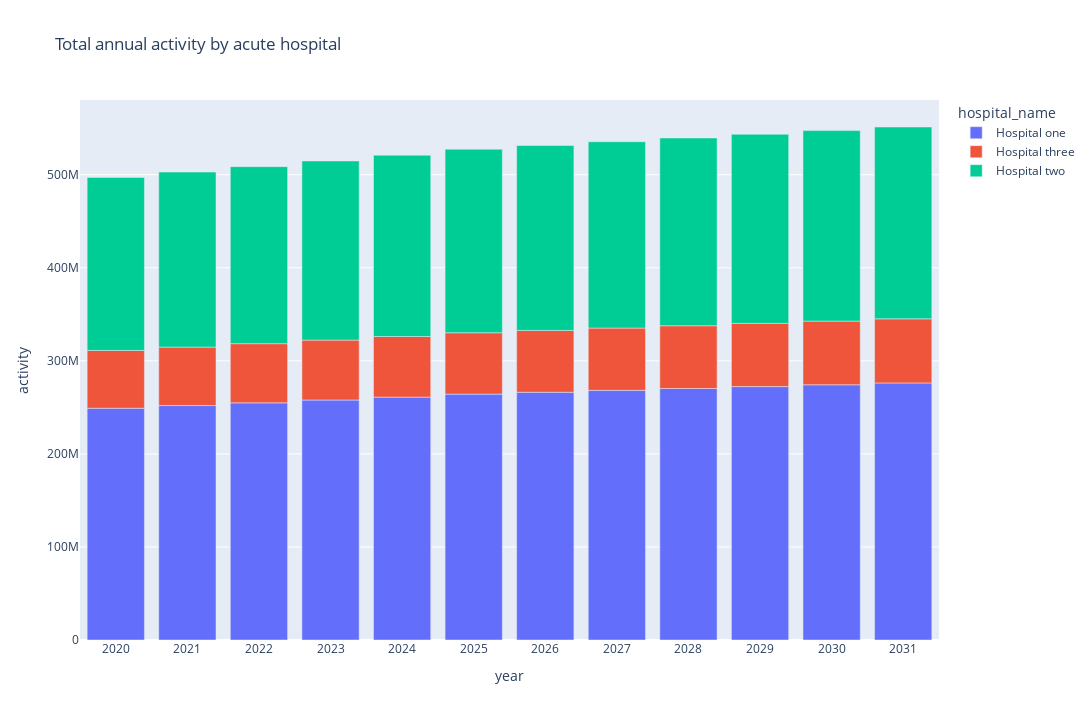

Notebook code cell kept with this figure:
### Code cell
px.bar(
    cf.groupby(["year", "hospital_name"], as_index=False).agg({"activity":"sum"}),
    x="year",
    y="activity",
    color="hospital_name",
    height=720,
    width=1280,
    title="Total annual activity by acute hospital"
)

### Figure 1 — Plotly figure (JSON) as saved in the notebook; plotly's stock layout.template omitted (floating-point values rounded to 4 significant figures)
{"data": [{"alignmentgroup": "True", "hovertemplate": "hospital_name=Hospital one<br>year=%{x}<br>activity=%{y}<extra></extra>", "legendgroup": "Hospital one", "marker": {"color": "#636efa", "pattern": {"shape": ""}}, "name": "Hospital one", "offsetgroup": "Hospital one", "orientation": "v", "showlegend": true, "textposition": "auto", "type": "bar", "x": ["2020", "2021", "2022", "2023", "2024", "2025", "2026", "2027", "2028", "2029", "2030", "2031"], "xaxis": "x", "y": [249051014, 251900000.0, 254900000.0, 257900000.0, 261000000.0, 264200000.0, 266200000.0, 268300000.0, 270300000.0, 272300000.0, 274300000.0, 276200000.0], "yaxis": "y"}, {"alignmentgroup": "True", "hovertemplate": "hospital_name=Hospital three<br>year=%{x}<br>activity=%{y}<extra></extra>", "legendgroup": "Hospital three", "marker": {"color": "#EF553B", "pattern": {"shape": ""}}, "name": "Hospital three", "offsetgroup": "Hospital three", "orientation": "v", "showlegend": true, "textposition": "auto", "type": "bar", "x": ["2020", "2021", "2022", "2023", "2024", "2025", "2026", "2027", "2028", "2029", "2030", "2031"], "xaxis": "x", "y": [62112791, 62840000.0, 63590000.0, 64370000.0, 65140000.0, 65950000.0, 66440000.0, 66930000.0, 67420000.0, 67920000.0, 68410000.0, 68890000.0], "yaxis": "y"}, {"alignmentgroup": "True", "hovertemplate": "hospital_name=Hospital two<br>year=%{x}<br>activity=%{y}<extra></extra>", "legendgroup": "Hospital two", "marker": {"color": "#00cc96", "pattern": {"shape": ""}}, "name": "Hospital two", "offsetgroup": "Hospital two", "orientation": "v", "showlegend": true, "textposition": "auto", "type": "bar", "x": ["2020", "2021", "2022", "2023", "2024", "2025", "2026", "2027", "2028", "2029", "2030", "2031"], "xaxis": "x", "y": [185911965, 188000000.0, 190200000.0, 192500000.0, 194800000.0, 197200000.0, 198700000.0, 200200000.0, 201700000.0, 203200000.0, 204700000.0, 206200000.0], "yaxis": "y"}], "layout": {"barmode": "relative", "height": 720, "legend": {"title": {"text": "hospital_name"}, "tracegroupgap": 0}, "title": {"text": "Total annual activity by acute hospital"}, "width": 1280, "xaxis": {"anchor": "y", "domain": [0, 1], "title": {"text": "year"}}, "yaxis": {"anchor": "x", "domain": [0, 1], "title": {"text": "activity"}}}}
